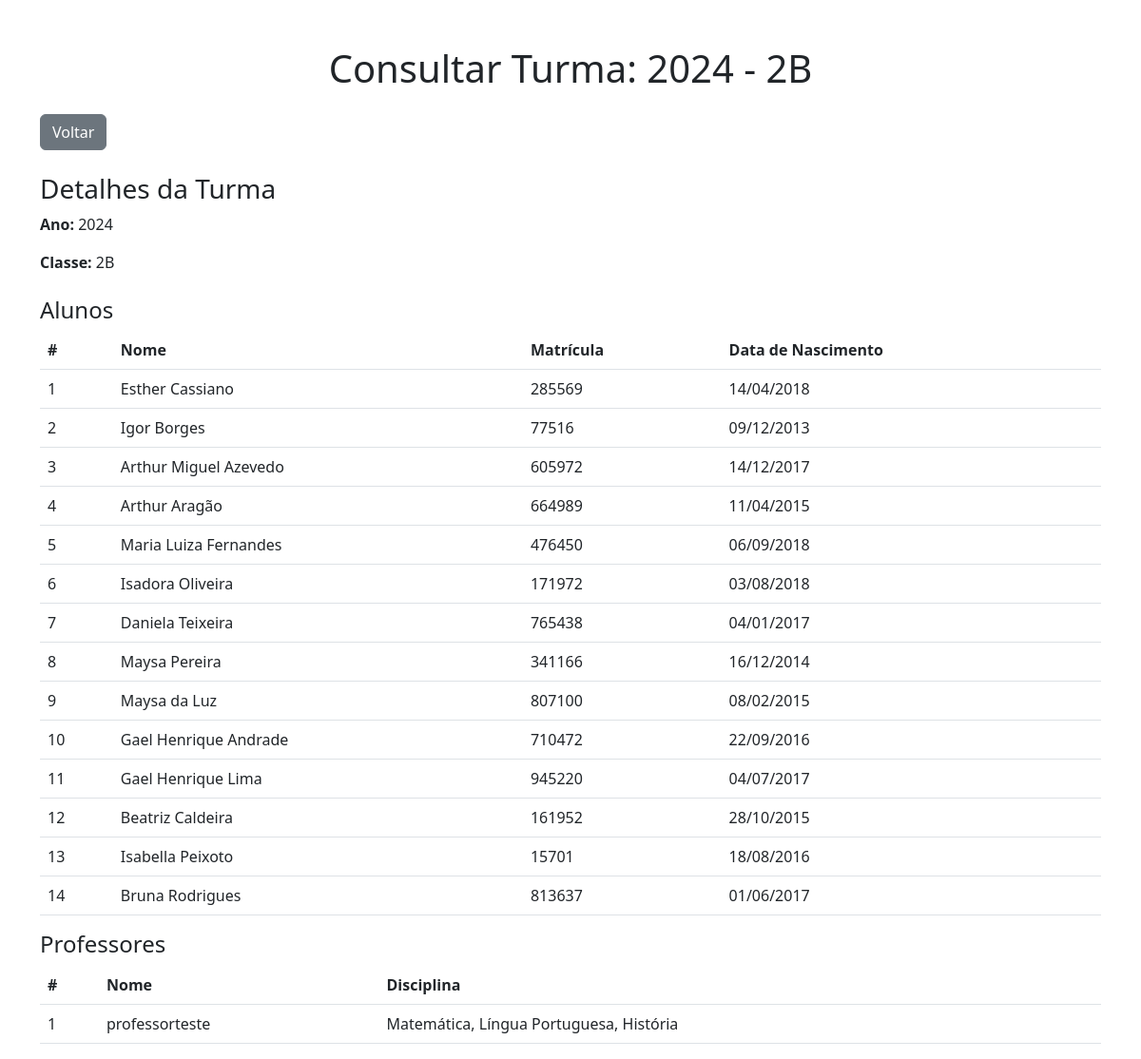
The app's page /consultar_turma/4/, older data.
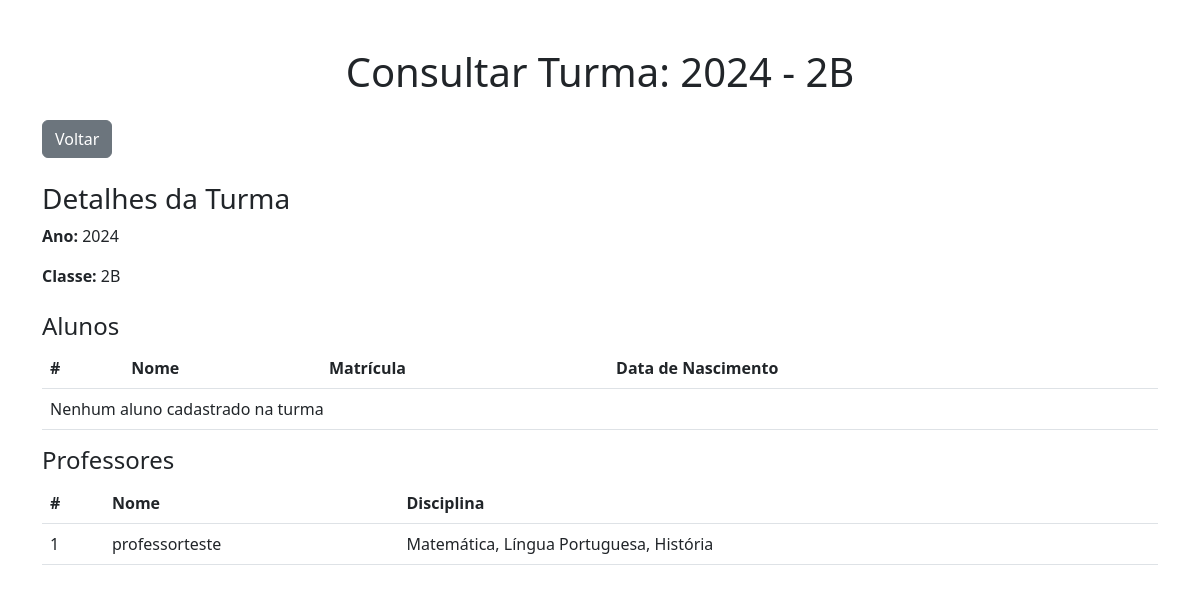
The same page, newer data.
### core/models.py (models this page shows, shortened)
class Aluno(models.Model):
    user = models.OneToOneField(User, on_delete=models.CASCADE, related_name='aluno_profile')
    nome = models.CharField(max_length=100)
    rm = models.CharField(max_length=20, unique=True)  # Registro de matrícula único
    ra_rg = models.CharField(max_length=20, blank=True, null=True)  # RA ou RG (opcional)
    data_nascimento = models.DateField()  # Data de nascimento do aluno
    status = models.CharField(
        max_length=11,
        choices=[('ativo', 'Ativo'), ('transferido', 'Transferido'), ('suplente', 'Suplente')],
        default='ativo'
    )
    email_responsavel = models.EmailField(max_length=100, blank=True, null=True)
    telefone_responsavel = models.CharField(max_length=15, blank=True, null=True)

class Professor(models.Model):
    user = models.OneToOneField(User, on_delete=models.CASCADE, related_name='professor_profile')  # Conexão com o User do Django
    nome = models.CharField(max_length=255)  # Nome completo do professor
    email = models.EmailField(max_length=100, blank=True, null=True)
    telefone = models.CharField(max_length=15, blank=True, null=True)
    disciplinas = models.ManyToManyField(Disciplina, related_name='professores')

class Disciplina(models.Model):
    nome = models.CharField(max_length=100)  # Nome da disciplina

### core/views.py (the view)
# urls.py: path('consultar_turma/<int:turma_id>/', views.consultar_turma, name='consultar_turma'),
def consultar_turma(request, turma_id):
    turma = Turma.objects.get(id=turma_id)
    return render(request, 'core/consultar_turma.html', {'turma': turma})

### core/templates/core/consultar_turma.html (shortened to what this page needs)
{% load static %}
<!DOCTYPE html>
<html lang="pt-BR">
<head>
    <link href="https://cdn.jsdelivr.net/npm/bootstrap@5.3.0/dist/css/bootstrap.min.css" rel="stylesheet">
</head>
<body>
    <div class="container mt-5">
        <h1 class="text-center mb-4">Consultar Turma: {{ turma.ano }} - {{ turma.classe }}</h1>
        <div class="d-flex justify-content-between mb-4">
            <a href="{% url 'gerenciar_turmas' %}" class="btn btn-secondary">Voltar</a>
        </div>
        <div class="mb-4">
            <h3>Detalhes da Turma</h3>
            <p><strong>Ano:</strong> {{ turma.ano }}</p>
            <p><strong>Classe:</strong> {{ turma.classe }}</p>
        </div>
        <div class="mb-3">
            <h4>Alunos</h4>
            <table class="table">
                <thead>
                    <tr>
                        <th>#</th>
                        <th>Nome</th>
                        <th>Matrícula</th>
                        <th>Data de Nascimento</th>
                    </tr>
                </thead>
                <tbody>
                    {% for aluno in turma.alunos.all %}
                        <tr>
                            <td>{{ forloop.counter }}</td>
                            <td>{{ aluno.nome }}</td>
                            <td>{{ aluno.rm }}</td>
                            <td>{{ aluno.data_nascimento|date:"d/m/Y" }}</td>
                        </tr>
                    {% empty %}
                        <tr>
                            <td colspan="4">Nenhum aluno cadastrado na turma</td>
                        </tr>
                    {% endfor %}
                </tbody>
            </table>
        </div>
        <div class="mb-3">
            <h4>Professores</h4>
            <table class="table">
                <thead>
                    <tr>
                        <th>#</th>
                        <th>Nome</th>
                        <th>Disciplina</th>
                    </tr>
                </thead>
                <tbody>
                    {% for professor in turma.professores.all %}
                        <tr>
                            <td>{{ forloop.counter }}</td>
                            <td>{{ professor.nome }}</td>
                            <td>
                                {% for disciplina in professor.disciplinas.all %}
                                    {{ disciplina.nome }}{% if not forloop.last %}, {% endif %}
                                {% endfor %}
                            </td>
                        </tr>
                    {% empty %}
                        <tr>
                            <td colspan="3">Nenhum professor cadastrado nesta turma</td>
                        </tr>
                    {% endfor %}
                </tbody>
            </table>
        </div>
    </div>
</body>
</html>

Row changes from the older to the newer data that the page shows:
removed Aluno: nome "Esther Cassiano", rm "285569", data_nascimento "14/04/2018"
removed Aluno: nome "Igor Borges", rm "77516", data_nascimento "09/12/2013"
removed Aluno: nome "Arthur Miguel Azevedo", rm "605972", data_nascimento "14/12/2017"
removed Aluno: nome "Arthur Aragão", rm "664989", data_nascimento "11/04/2015"
removed Aluno: nome "Maria Luiza Fernandes", rm "476450", data_nascimento "06/09/2018"
removed Aluno: nome "Isadora Oliveira", rm "171972", data_nascimento "03/08/2018"
removed Aluno: nome "Daniela Teixeira", rm "765438", data_nascimento "04/01/2017"
removed Aluno: nome "Maysa Pereira", rm "341166", data_nascimento "16/12/2014"
removed Aluno: nome "Maysa da Luz", rm "807100", data_nascimento "08/02/2015"
removed Aluno: nome "Gael Henrique Andrade", rm "710472", data_nascimento "22/09/2016"
removed Aluno: nome "Gael Henrique Lima", rm "945220", data_nascimento "04/07/2017"
removed Aluno: nome "Beatriz Caldeira", rm "161952", data_nascimento "28/10/2015"
removed Aluno: nome "Isabella Peixoto", rm "15701", data_nascimento "18/08/2016"
removed Aluno: nome "Bruna Rodrigues", rm "813637", data_nascimento "01/06/2017"
Text that changed along with them:
text now shown: "Nenhum aluno cadastrado na turma"
